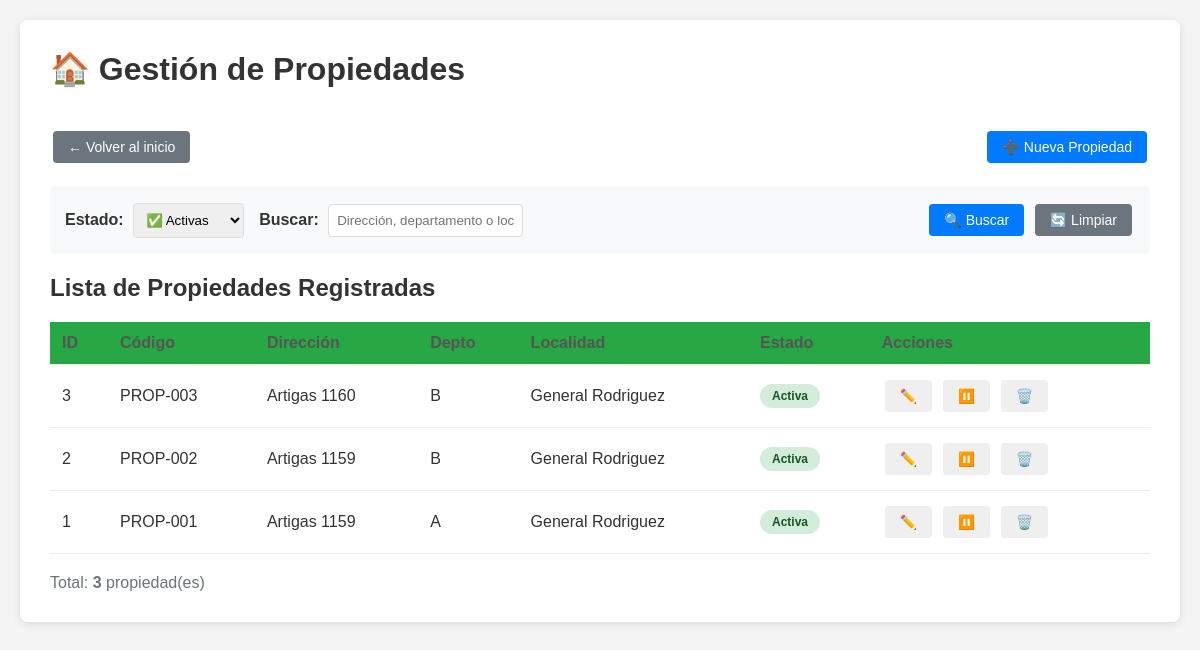
/form_propiedades.php (signed in), run on the app's committed database.
### tables this page shows
CREATE TABLE `propiedades` (
  `id` int(11) NOT NULL AUTO_INCREMENT,
  `codigo` varchar(50) DEFAULT NULL,
  `direccion` varchar(200) NOT NULL,
  `departamento` varchar(20) DEFAULT NULL,
  `localidad` varchar(100) NOT NULL,
  `descripcion` text DEFAULT NULL,
  `activo` tinyint(1) DEFAULT 1,
  PRIMARY KEY (`id`),
  UNIQUE KEY `codigo` (`codigo`)
);

### form_propiedades.php (the view, shortened to what this page needs)
<?php
require_once 'config.php';
$filtro = $_GET['filtro'] ?? 'activas';
$busqueda = $_GET['busqueda'] ?? '';
$sql = "SELECT * FROM propiedades WHERE 1=1";
if ($filtro === 'activas') {
    $sql .= " AND activo = 1";
} elseif ($filtro === 'inactivas') {
    $sql .= " AND activo = 0";
}
$sql .= " ORDER BY id DESC";
$stmt = $pdo->prepare($sql);
if (!empty($busqueda)) {
    $busquedaParam = "%$busqueda%";
    $stmt->execute([$busquedaParam, $busquedaParam, $busquedaParam, $busquedaParam]);
} else {
    $stmt->execute();
}
$propiedades = $stmt->fetchAll(PDO::FETCH_ASSOC);
?>
<!DOCTYPE html>
<html lang="es">
<head>
    <link rel="stylesheet" href="assets/css/styles.css">
</head>
<body class="form-propiedades">
    <div class="container">
        <h1>🏠 Gestión de Propiedades</h1>
        <div class="top-actions">
            <a href="index.php" class="btn btn-secondary">← Volver al inicio</a>
            <button onclick="nuevaPropiedad()" class="btn btn-primary">➕ Nueva Propiedad</button>
        </div>
        <div class="filtros">
            <form method="GET" style="display: flex; gap: 15px; align-items: center; flex-wrap: wrap; width: 100%;">
                <div>
                    <label>Estado:</label>
                    <select name="filtro" onchange="this.form.submit()">
                        <option value="activas" <?php echo $filtro === 'activas' ? 'selected' : '' ?>>✅ Activas</option>
                    </select>
                </div>
                <div style="flex-grow: 1;">
                    <label>Buscar:</label>
                    <input type="text" name="busqueda" value="<?php echo htmlspecialchars($busqueda) ?>"
                           placeholder="Dirección, departamento o localidad...">
                </div>
                <div>
                    <button type="submit" class="btn btn-primary">🔍 Buscar</button>
                    <a href="form_propiedades.php" class="btn btn-secondary">🔄 Limpiar</a>
                </div>
            </form>
        </div>
        <h2>Lista de Propiedades Registradas</h2>
        <table>
            <thead>
                <tr>
                    <th>ID</th>
                    <th>Código</th>
                    <th>Dirección</th>
                    <th>Depto</th>
                    <th>Localidad</th>
                    <th>Estado</th>
                    <th>Acciones</th>
                </tr>
            </thead>
            <tbody>
                <?php if (count($propiedades) > 0): ?>
                    <?php foreach ($propiedades as $prop): ?>
                    <tr>
                        <td><?php echo $prop['id'] ?></td>
                        <td><?php echo htmlspecialchars($prop['codigo']) ?></td>
                        <td><?php echo htmlspecialchars($prop['direccion']) ?></td>
                        <td><?php echo htmlspecialchars($prop['departamento']) ?></td>
                        <td><?php echo htmlspecialchars($prop['localidad']) ?></td>
                        <td>
                            <?php if ($prop['activo']): ?>
                                <span class="badge badge-success">Activa</span>
                            <?php else: ?>
                                <span class="badge badge-danger">Inactiva</span>
                            <?php endif; ?>
                        </td>
                        <td>
                            <button onclick="editarPropiedad(<?php echo $prop['id'] ?>)"
                                    class="btn btn-editar" title="Editar">✏️</button>
                            <?php if ($prop['activo']): ?>
                                <button onclick="desactivarPropiedad(<?php echo $prop['id'] ?>)"
                                        class="btn btn-desactivar" title="Desactivar">⏸️</button>
                            <?php else: ?>
                                <button onclick="activarPropiedad(<?php echo $prop['id'] ?>)"
                                        class="btn btn-activar" title="Activar">▶️</button>
                            <?php endif; ?>
                            <button onclick="eliminarPropiedad(<?php echo $prop['id'] ?>)"
                                    class="btn btn-eliminar" title="Eliminar">🗑️</button>
                        </td>
                    </tr>
                    <?php endforeach; ?>
                <?php endif; ?>
            </tbody>
        </table>
        <div style="margin-top: 20px; color: #6c757d;">
            Total: <strong><?php echo count($propiedades) ?></strong> propiedad(es)
        </div>
    </div>
</body>
</html>

### assets/css/styles.css (style rules this page uses)
* { margin: 0; padding: 0; box-sizing: border-box; }
body { font-family: Arial, sans-serif; background: #f4f4f4; margin: 0; padding: 20px; color: #333; }
.container { max-width: 1400px; margin: 0 auto; background: white; padding: 30px; border-radius: 8px; box-shadow: 0 2px 10px rgba(0, 0, 0, 0.1); }
h1 { color: #333; padding-bottom: 10px; margin-bottom: 30px; }
h1, h2, h3 { color: #333; }
.btn { padding: 8px 15px; margin: 3px; border: none; cursor: pointer; border-radius: 4px; font-size: 14px; text-decoration: none; display: inline-block; transition: all 0.3s; }
.btn-primary { background: #007bff; color: white; }
.btn-secondary { background: #6c757d; color: white; }
.filtros { margin: 20px 0; padding: 15px; background: #f8f9fa; border-radius: 5px; display: flex; gap: 15px; align-items: center; flex-wrap: wrap; }
.filtros label { font-weight: bold; margin-right: 5px; }
.filtros input, .filtros select { padding: 8px; border: 1px solid #ddd; border-radius: 4px; }
.top-actions { display: flex; justify-content: space-between; align-items: center; margin-bottom: 20px; }
table { width: 100%; border-collapse: collapse; margin-top: 20px; }
th, td { padding: 12px; text-align: left; border-bottom: 1px solid #eee; }
th { background: #343a40; color: white; font-weight: bold; }
.badge { display: inline-block; padding: 5px 12px; border-radius: 20px; font-size: 12px; font-weight: bold; }
.badge-success, .estado-activo { background: #d4edda; color: #155724; }
.form-propiedades h1 { border-bottom-color: #28a745; }
.form-propiedades th { background: #28a745; }
table { width: 100%; border-collapse: collapse; }
th { background: #f8f9fa; font-weight: bold; color: #555; }

### data on the page
propiedades: id "3", codigo "PROP-003", direccion "Artigas 1160", departamento "B", localidad "General Rodriguez", activo "Activa"
propiedades: id "2", codigo "PROP-002", direccion "Artigas 1159", departamento "B", localidad "General Rodriguez", activo "Activa"
propiedades: id "1", codigo "PROP-001", direccion "Artigas 1159", departamento "A", localidad "General Rodriguez", activo "Activa"

### other printed values
count($propiedades) "3"
